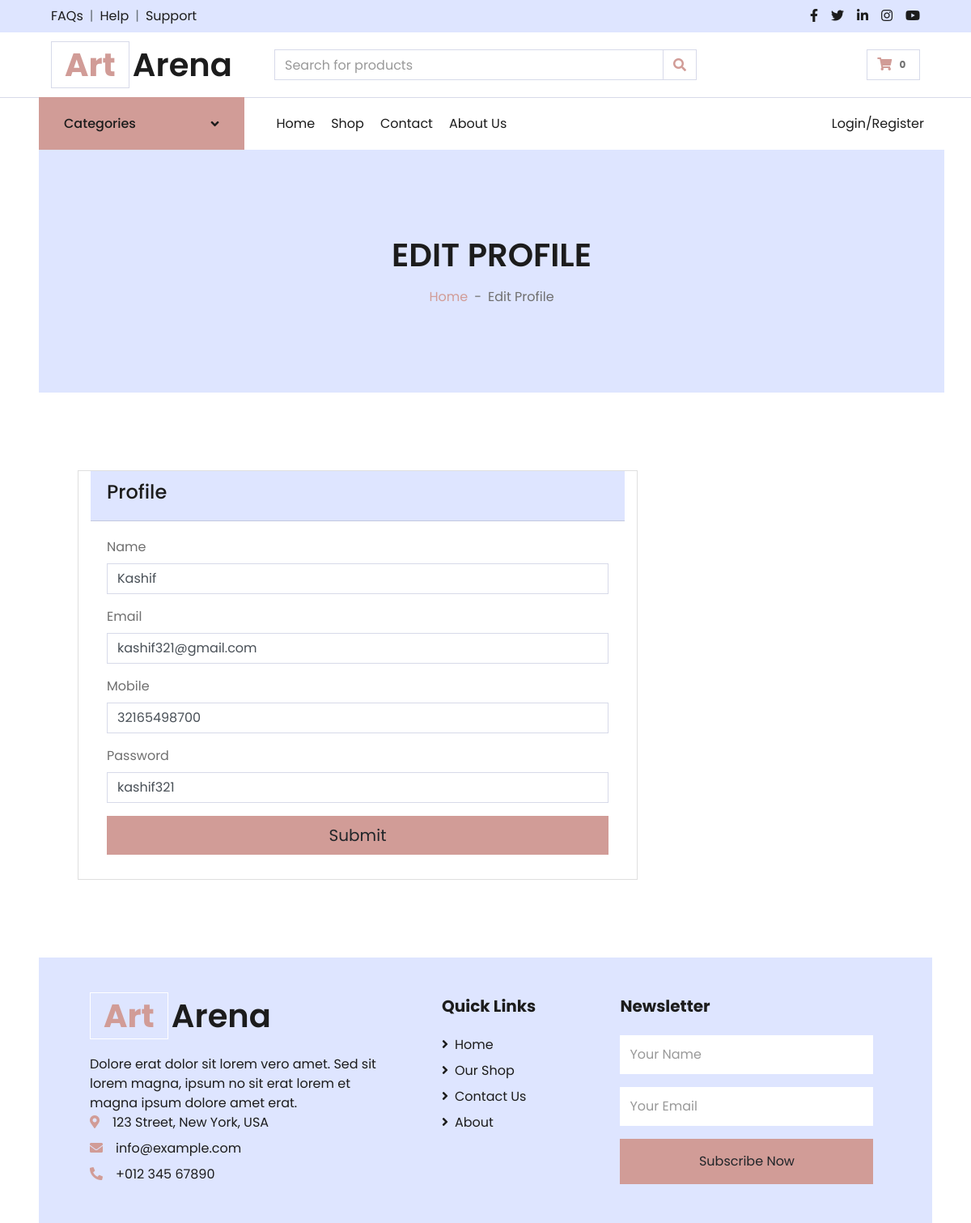
Page /edit_users_profile.php?id=1 on the committed database.
### tables this page shows
CREATE TABLE `users` (
  `Id` int(11) NOT NULL,
  `Name` varchar(255) NOT NULL,
  `Email` varchar(255) NOT NULL,
  `Password` varchar(50) NOT NULL,
  `Mobile` varchar(15) NOT NULL,
  `Date` datetime NOT NULL
);

### edit_users_profile.php (the view, shortened to what this page needs)
<?php
include "top.php";
$name = '';
$email = '';
$mobile = '';
$password = '';
if(isset($_GET['id']) && $_GET['id'] !=''){
	$_id = $_GET['id'];
	$res = mysqli_query($con,"select * from users where Id=$_id");
	$check = mysqli_num_rows($res);
	if($check>0){
	   $row = mysqli_fetch_array($res);
	   $name = $row['Name'];
	   $email = $row['Email'];
	   $mobile = $row['Mobile'];
       $password = $row['Password'];
	}
	else{
        echo "<script>window.location.href='user_profile.php'</script>";
	   die();
	}
 }
?>
<div class="container-fluid bg-secondary mb-5">
        <div class="d-flex flex-column align-items-center justify-content-center" style="min-height: 300px">
            <h1 class="font-weight-semi-bold text-uppercase mb-3">Edit Profile</h1>
            <div class="d-inline-flex">
                <p class="m-0"><a href="">Home</a></p>
                <p class="m-0 px-2">-</p>
                <p class="m-0">Edit Profile</p>
            </div>
        </div>
    </div>
            <div class="container-fluid pt-5">
                <div class="row px-xl-5">
                    <div class="card col-lg-8 table-responsive mb-5">
                        <div class="card-header bg-secondary text-dark">
                        <h4>Profile</h4>
                    </div>
                        <form method="post" enctype="multipart/form-data">
							<div class="card-body card-block">
								<div class="form-group">
									<label for="categories" class=" form-control-label">Name</label>
									<input type="text" name="name" placeholder="Enter name" class="form-control" required value="<?= $name ?>">
								</div>
                        		<div class="form-group">
									<label for="categories" class=" form-control-label">Email</label>
									<input type="text" name="email" placeholder="Enter Email" class="form-control" required value="<?= $email ?>">
								</div>
                        		<div class="form-group">
									<label for="categories" class=" form-control-label">Mobile</label>
									<input type="text" name="mobile" placeholder="Enter Mobile" class="form-control" required value="<?= $mobile ?>">
								</div>
								<div class="form-group">
									<label for="categories" class=" form-control-label">Password</label>
									<input type="text" name="password" placeholder="Enter password" class="form-control" required value="<?= $password ?>">
								</div>
							   <button id="payment-button" name="submit" type="submit" class="btn btn-lg btn-primary btn-block">
							   <span id="payment-button-amount">Submit</span>
							   </button>
							</div>
						</form>
                </div>
            </div>
<?php
include "footer.php"
?>

### rows in the picture
users: name "Kashif", email "kashif321@gmail.com", mobile "32165498700", password "kashif321"

### other values in the picture
$totalProduct "0"
